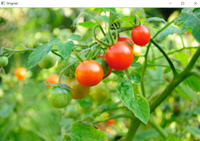
#> input picture Python/OpenCV-Tutorials/geeksforgeeks.png, 200 x 141 px, found by its file name
$ python 16.Threholding.py
#> lines starting #> are read from the running program, lines starting #| are printed output that depends on the picture; after the words box and inside, x2 and y2 are one past the last pixel; in counts of white or black regions, pixels touching at a corner belong together
# Syntax: cv2.threshold(source, thresholdValue, maxVal, thresholdingTechnique)
# Parameters:
# -> source: Input Image array (must be in Grayscale).
# -> thresholdValue: Value of Threshold below and above which pixel values will change accordingly.
# -> maxVal: Maximum value that can be assigned to a pixel.
# -> thresholdingTechnique: The type of thresholding to be applied.

# cv2.THRESH_BINARY: If pixel intensity is greater than the set threshold, value set to 255, else set to 0 (black).
# cv2.THRESH_BINARY_INV: Inverted or Opposite case of cv2.THRESH_BINARY.
# cv.THRESH_TRUNC: If pixel intensity value is greater than threshold, it is truncated to the threshold. The pixel values are set to be the same as the threshold. All other values remain the same.
# cv.THRESH_TOZERO: Pixel intensity is set to 0, for all the pixels intensity, less than the threshold value.
# cv.THRESH_TOZERO_INV: Inverted or Opposite case of cv2.THRESH_TOZERO.

# Python program to illustrate
# simple thresholding type on an image

# organizing imports
import cv2
import numpy as np

# path to input image is specified and
# image is loaded with imread command
image1 = cv2.imread(r'H:\MyGitCodes\Python\OpenCV-Tutorials\geeksforgeeks.png')
#> image1 is the input picture: shape (141, 200, 3); mean B, G, R 74.3, 165.6, 134

# cv2.cvtColor is applied over the
# image input with applied parameters
# to convert the image in grayscale
img = cv2.cvtColor(image1, cv2.COLOR_BGR2GRAY)
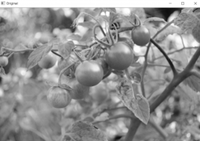
#> img: shape (141, 200); min 13, max 255, mean 145.7

# applying different thresholding
# techniques on the input image
# all pixels value above 120 will
# be set to 255
ret, thresh1 = cv2.threshold(img, 120, 255, cv2.THRESH_BINARY)
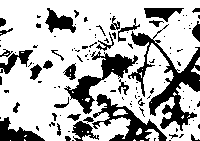
#> thresh1: shape (141, 200); 72.1% white; 120 black regions (85 under 20 px), largest, box (x1, y1, x2, y2) and area: (128, 24, 200, 131) 2071, (64, 51, 138, 114) 1190, (92, 94, 167, 141) 1076
ret, thresh2 = cv2.threshold(img, 120, 255, cv2.THRESH_BINARY_INV)
ret, thresh3 = cv2.threshold(img, 120, 255, cv2.THRESH_TRUNC)
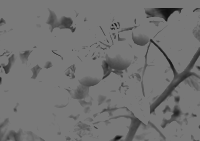
#> thresh3: shape (141, 200); min 13, max 120, mean 113
ret, thresh4 = cv2.threshold(img, 120, 255, cv2.THRESH_TOZERO)
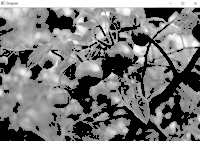
#> thresh4: shape (141, 200); min 0, max 255, mean 119.2
ret, thresh5 = cv2.threshold(img, 120, 255, cv2.THRESH_TOZERO_INV)
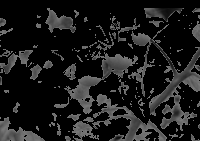
#> thresh5: shape (141, 200); min 0, max 120, mean 26.5

# the window showing output images
# with the corresponding thresholding
# techniques applied to the input images
cv2.imshow('Binary Threshold', thresh1)
cv2.imshow('Binary Threshold Inverted', thresh2)
cv2.imshow('Truncated Threshold', thresh3)
cv2.imshow('Set to 0', thresh4)
cv2.imshow('Set to 0 Inverted', thresh5)

# De-allocate any associated memory usage
if cv2.waitKey(0) & 0xff == 27:
#> (key Esc is pressed here)
	cv2.destroyAllWindows()
